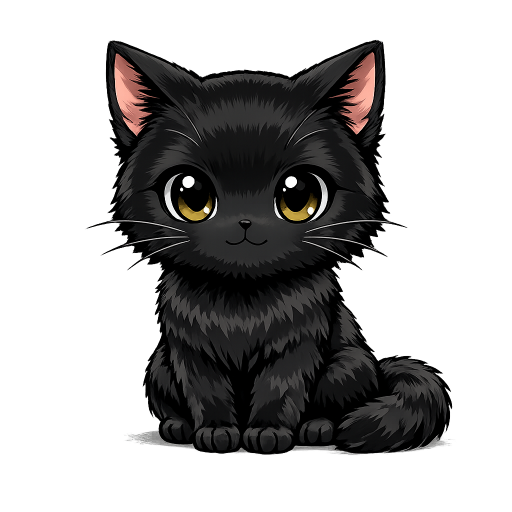
#> input picture pet/assets/reference/neutro.png, 1024 x 1024 px (shown at 1/2 size); its folder holds 2 pictures in this run
$ python generate_from_reference.py
#> lines starting #> are read from the running program, lines starting #| are printed output that depends on the picture
"""Derives idle/sit/walk/react sprite frames from two reference photos
(pet/assets/reference/neutro.png, eyes-open neutral pose, and
occhi_chiusi.png, eyes-closed pose) via geometric transforms (zoom, squash,
rotation) instead of asking an image model for a new pose each time. Every
frame is the same source pixels reshaped, so there's no drift in shading,
outline, or art style between frames the way there is when each frame is a
separate AI generation.

Run after replacing the two reference photos:
    python -m pet.assets.generate_from_reference

States that need a genuinely different pose (sleep lying down, dragged
dangling) aren't covered here -- they keep whatever generate_placeholders.py
produced until a dedicated reference photo for that pose exists.
"""

from pathlib import Path

from PIL import Image

SIZE = 64
MARGIN_FRAC = 0.10  # breathing room left around the cropped photo before scaling down

REFERENCE_DIR = Path(__file__).resolve().parent / "reference"
NEUTRAL_REF = REFERENCE_DIR / "neutro.png"
EYES_CLOSED_REF = REFERENCE_DIR / "occhi_chiusi.png"


def _load_framed(src: Path) -> Image.Image:
    img = Image.open(src).convert("RGBA")
    img = img.crop(img.getbbox())
    w, h = img.size
    side = max(w, h)
    margin = int(side * MARGIN_FRAC)
    side += margin * 2
    canvas = Image.new("RGBA", (side, side), (0, 0, 0, 0))
    canvas.paste(img, ((side - w) // 2, (side - h) // 2), img)
    return canvas


def _transform(base: Image.Image, zoom=1.0, dy=0, squash_x=1.0, squash_y=1.0, rotate=0) -> Image.Image:
    side = base.size[0]
    img = base
    if squash_x != 1.0 or squash_y != 1.0 or zoom != 1.0:
        new_w, new_h = int(side * zoom * squash_x), int(side * zoom * squash_y)
        img = img.resize((new_w, new_h), Image.LANCZOS)
    if rotate:
        img = img.rotate(rotate, resample=Image.BICUBIC, expand=True)
    canvas = Image.new("RGBA", (side, side), (0, 0, 0, 0))
    canvas.paste(img, ((side - img.width) // 2, (side - img.height) // 2 + dy), img)
    return canvas.resize((SIZE, SIZE), Image.LANCZOS)


def generate_all(sprites_dir: Path):
    if not NEUTRAL_REF.exists() or not EYES_CLOSED_REF.exists():
        return  # no reference photos yet -- leave the procedural placeholders alone

    neutral = _load_framed(NEUTRAL_REF)
#> in _load_framed, img is the input picture: PIL image 1024x1024 RGBA; mean R, G, B, A 57.4, 56.2, 56, 96.4
#> in _load_framed, `canvas = Image.new("RGBA", (side, side), (0, 0, 0, 0))`: canvas: PIL image 1152x1152 RGBA; every value is 0
    closed = _load_framed(EYES_CLOSED_REF)
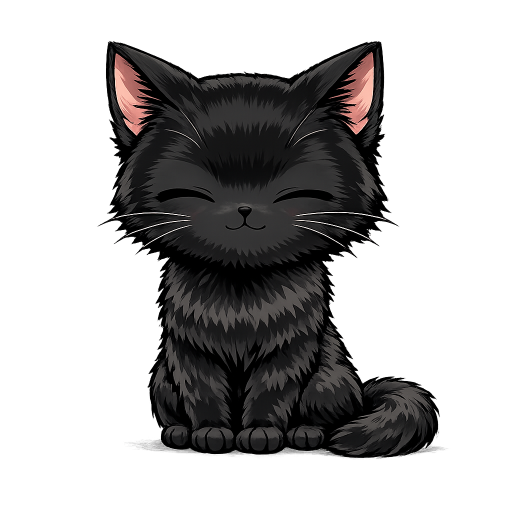
#> input picture pet/assets/reference/occhi_chiusi.png, 1024 x 1024 px (shown at 1/2 size)
#> in _load_framed, img is the input picture: PIL image 1024x1024 RGBA; mean R, G, B, A 51.5, 50.1, 50.3, 90.8
#> in _load_framed (call 2), `canvas = Image.new("RGBA", (side, side), (0, 0, 0, 0))`: canvas: PIL image 1062x1062 RGBA; every value is 0

    frames = {
        "idle": [
            _transform(neutral),
            _transform(neutral, zoom=1.02, dy=-2),
            _transform(closed),
            _transform(neutral, zoom=1.02, dy=-2),
        ],
        "sit": [
            _transform(neutral),
            _transform(closed),
        ],
        "walk_left": [
            _transform(neutral, squash_x=0.96, squash_y=1.03, dy=-1),
            _transform(neutral, squash_x=1.04, squash_y=0.96, dy=2),
            _transform(neutral, squash_x=0.96, squash_y=1.03, dy=-1),
            _transform(neutral, squash_x=1.04, squash_y=0.96, dy=2),
        ],
        "react": [
            _transform(neutral, zoom=1.05, dy=-4, rotate=2),
            _transform(neutral, zoom=1.1, dy=-8, rotate=5),
            _transform(neutral, zoom=1.05, dy=-4, rotate=2),
            _transform(neutral, zoom=1.07, dy=-6, rotate=-5),
        ],
    }
#> in _transform (call 7), `side = base.size[0]`: side = 1152
#> in _transform (call 7), `new_w, new_h = int(side * zoom * squash_x), int(side * zoom * squash_y)`: new_w = 1105; new_h = 1186
#> in _transform (call 7), `img = img.resize((new_w, new_h), Image.LANCZOS)`:
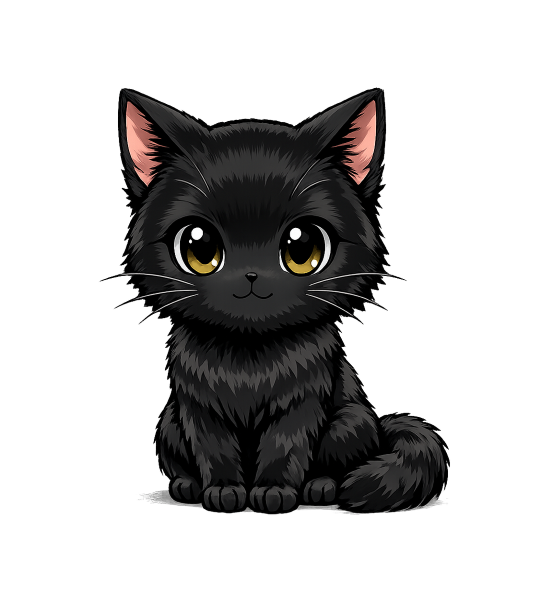
#> img: PIL image 1105x1186 RGBA (shown at 1/2 size); mean R, G, B, A 10.8, 10, 9.8, 75.9; transparent parts drawn white
#> in _transform (call 8), `new_w, new_h = int(side * zoom * squash_x), int(side * zoom * squash_y)`: new_w = 1198; new_h = 1105
#> in _transform (call 8), `img = img.resize((new_w, new_h), Image.LANCZOS)`:
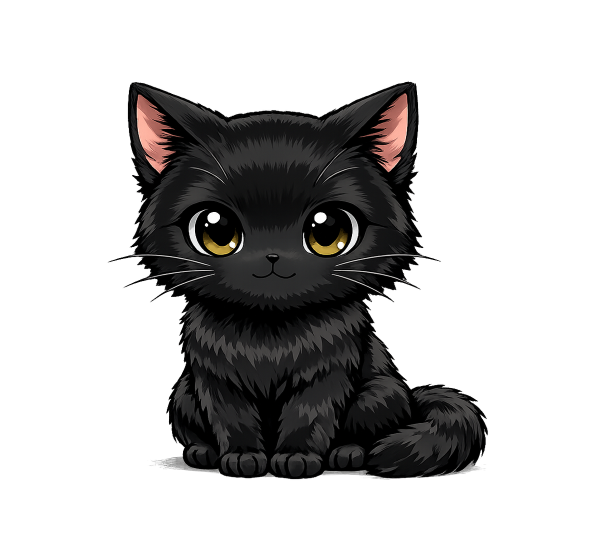
#> img: PIL image 1198x1105 RGBA (shown at 1/2 size); mean R, G, B, A 10.8, 10, 9.8, 75.9; transparent parts drawn white
#> in _transform (call 11), `new_w, new_h = int(side * zoom * squash_x), int(side * zoom * squash_y)`: new_w = 1209
#> in _transform (call 11), `return canvas.resize((SIZE, SIZE), Image.LANCZOS)`:
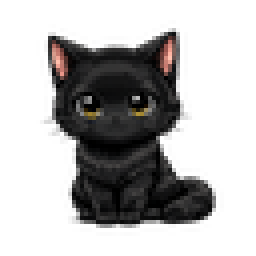
#> returned value: PIL image 64x64 RGBA (shown 4 times larger); mean R, G, B, A 13, 12, 11.7, 83; transparent parts drawn white
#> in _transform (call 12), `new_w, new_h = int(side * zoom * squash_x), int(side * zoom * squash_y)`: new_w = 1267
#> in _transform (call 12), `return canvas.resize((SIZE, SIZE), Image.LANCZOS)`:
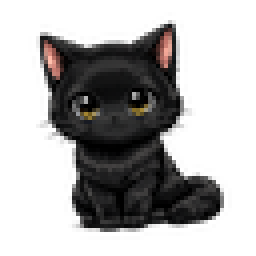
#> returned value: PIL image 64x64 RGBA (shown 4 times larger); mean R, G, B, A 13.9, 12.8, 12.5, 91.2; transparent parts drawn white
#> in _transform (call 14), `new_w, new_h = int(side * zoom * squash_x), int(side * zoom * squash_y)`: new_w = 1232
#> in _transform (call 14), `img = img.rotate(rotate, resample=Image.BICUBIC, expand=True)`:
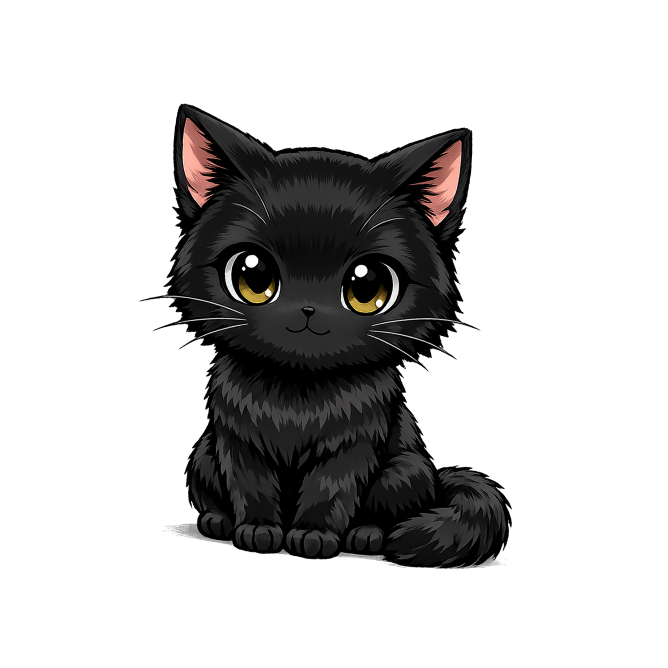
#> img: PIL image 1336x1336 RGBA (shown at 1/2 size); mean R, G, B, A 9.1, 8.4, 8.2, 64.5; transparent parts drawn white
#> in _transform (call 14), `return canvas.resize((SIZE, SIZE), Image.LANCZOS)`:
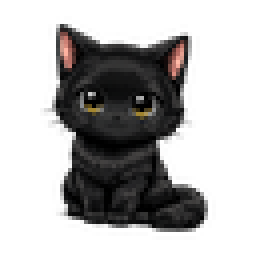
#> returned value: PIL image 64x64 RGBA (shown 4 times larger); mean R, G, B, A 13.3, 12.4, 12.1, 86.2; transparent parts drawn white

    for state, imgs in frames.items():
        out_dir = sprites_dir / state
        out_dir.mkdir(parents=True, exist_ok=True)
        for i, img in enumerate(imgs):
            img.save(out_dir / f"{state}_{i}.png")
#> this loop made 4 passes
#> state on passes 1 to 4: 'idle', 'sit', 'walk_left', 'react'

    # walk_right = mirrored walk_left
    left_dir = sprites_dir / "walk_left"
    right_dir = sprites_dir / "walk_right"
    right_dir.mkdir(parents=True, exist_ok=True)
    for f in sorted(left_dir.glob("walk_left_*.png")):
        img = Image.open(f)
        mirrored = img.transpose(Image.FLIP_LEFT_RIGHT)
        idx = f.stem.split("_")[-1]
        mirrored.save(right_dir / f"walk_right_{idx}.png")


if __name__ == "__main__":
    generate_all(Path(__file__).resolve().parent / "sprites")
